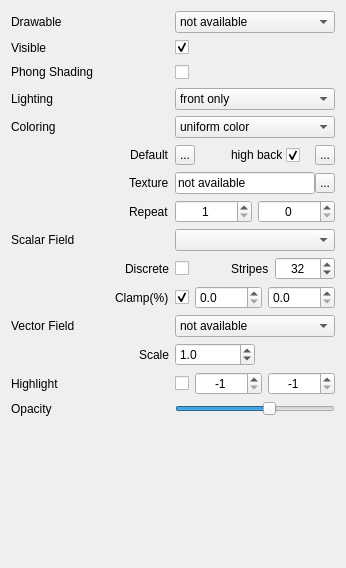
<?xml version="1.0" encoding="UTF-8"?>
<ui version="4.0">
 <class>WidgetTrianglesDrawable</class>
 <widget class="QWidget" name="WidgetTrianglesDrawable">
  <property name="geometry">
   <rect>
    <x>0</x>
    <y>0</y>
    <width>346</width>
    <height>568</height>
   </rect>
  </property>
  <property name="sizePolicy">
   <sizepolicy hsizetype="Preferred" vsizetype="Minimum">
    <horstretch>0</horstretch>
    <verstretch>0</verstretch>
   </sizepolicy>
  </property>
  <property name="minimumSize">
   <size>
    <width>50</width>
    <height>0</height>
   </size>
  </property>
  <property name="windowTitle">
   <string>Surface mesh renderer</string>
  </property>
  <property name="locale">
   <locale language="English" country="UnitedStates"/>
  </property>
  <layout class="QVBoxLayout" name="verticalLayout">
   <item>
    <layout class="QGridLayout" name="gridLayout">
     <item row="0" column="0">
      <widget class="QLabel" name="labelDrawableName">
       <property name="maximumSize">
        <size>
         <width>16777215</width>
         <height>20</height>
        </size>
       </property>
       <property name="text">
        <string>Drawable</string>
       </property>
      </widget>
     </item>
     <item row="0" column="1">
      <widget class="QComboBox" name="comboBoxDrawables">
       <property name="toolTip">
        <string>Select the drawable to be visualized</string>
       </property>
       <item>
        <property name="text">
         <string>not available</string>
        </property>
       </item>
      </widget>
     </item>
     <item row="1" column="0">
      <widget class="QLabel" name="labelVisible">
       <property name="maximumSize">
        <size>
         <width>16777215</width>
         <height>20</height>
        </size>
       </property>
       <property name="text">
        <string>Visible</string>
       </property>
      </widget>
     </item>
     <item row="1" column="1">
      <layout class="QHBoxLayout" name="horizontalLayoutVisible">
       <property name="spacing">
        <number>-1</number>
       </property>
       <item>
        <widget class="QCheckBox" name="checkBoxVisible">
         <property name="toolTip">
          <string>Show/Hide this drawable</string>
         </property>
         <property name="text">
          <string/>
         </property>
         <property name="checked">
          <bool>true</bool>
         </property>
        </widget>
       </item>
       <item>
        <spacer name="spacerVisible">
         <property name="orientation">
          <enum>Qt::Horizontal</enum>
         </property>
         <property name="sizeHint" stdset="0">
          <size>
           <width>128</width>
           <height>17</height>
          </size>
         </property>
        </spacer>
       </item>
      </layout>
     </item>
     <item row="2" column="0">
      <widget class="QLabel" name="labelPhongShading">
       <property name="text">
        <string>Phong Shading</string>
       </property>
      </widget>
     </item>
     <item row="2" column="1">
      <layout class="QHBoxLayout" name="horizontalLayoutPhone">
       <property name="spacing">
        <number>-1</number>
       </property>
       <item>
        <widget class="QCheckBox" name="checkBoxPhongShading">
         <property name="minimumSize">
          <size>
           <width>0</width>
           <height>20</height>
          </size>
         </property>
         <property name="toolTip">
          <string>Enable/Disable Phong shading</string>
         </property>
         <property name="text">
          <string/>
         </property>
        </widget>
       </item>
       <item>
        <spacer name="spacerPhong">
         <property name="orientation">
          <enum>Qt::Horizontal</enum>
         </property>
         <property name="sizeHint" stdset="0">
          <size>
           <width>128</width>
           <height>17</height>
          </size>
         </property>
        </spacer>
       </item>
      </layout>
     </item>
     <item row="3" column="0">
      <widget class="QLabel" name="labelLighting">
       <property name="maximumSize">
        <size>
         <width>16777215</width>
         <height>20</height>
        </size>
       </property>
       <property name="text">
        <string>Lighting</string>
       </property>
      </widget>
     </item>
     <item row="3" column="1">
      <widget class="QComboBox" name="comboBoxLightingOptions">
       <property name="toolTip">
        <string>Select how lighting is implemented</string>
       </property>
       <item>
        <property name="text">
         <string>front only</string>
        </property>
       </item>
       <item>
        <property name="text">
         <string>front and back</string>
        </property>
       </item>
       <item>
        <property name="text">
         <string>disabled</string>
        </property>
       </item>
      </widget>
     </item>
     <item row="4" column="0">
      <widget class="QLabel" name="labelColorScheme">
       <property name="text">
        <string>Coloring</string>
       </property>
      </widget>
     </item>
     <item row="4" column="1">
      <widget class="QComboBox" name="comboBoxColorScheme">
       <property name="toolTip">
        <string>Select how color is assigned to each face</string>
       </property>
       <item>
        <property name="text">
         <string>uniform color</string>
        </property>
       </item>
       <item>
        <property name="text">
         <string>use color property</string>
        </property>
       </item>
      </widget>
     </item>
     <item row="5" column="0">
      <layout class="QHBoxLayout" name="horizontalLayoutLabelDefaultColor">
       <item>
        <spacer name="horizontalSpaceLabelDefaultColor">
         <property name="orientation">
          <enum>Qt::Horizontal</enum>
         </property>
         <property name="sizeHint" stdset="0">
          <size>
           <width>13</width>
           <height>19</height>
          </size>
         </property>
        </spacer>
       </item>
       <item alignment="Qt::AlignRight">
        <widget class="QLabel" name="labelDefaultColor">
         <property name="text">
          <string>Default</string>
         </property>
        </widget>
       </item>
      </layout>
     </item>
     <item row="5" column="1">
      <layout class="QHBoxLayout" name="horizontalLayoutDefaultColor">
       <property name="spacing">
        <number>0</number>
       </property>
       <item>
        <widget class="QToolButton" name="toolButtonDefaultColor">
         <property name="minimumSize">
          <size>
           <width>20</width>
           <height>20</height>
          </size>
         </property>
         <property name="maximumSize">
          <size>
           <width>20</width>
           <height>20</height>
          </size>
         </property>
         <property name="toolTip">
          <string>Click to set a uniform color for this drawable</string>
         </property>
         <property name="text">
          <string>...</string>
         </property>
         <property name="icon">
          <iconset>
           <normaloff>../Resources/icons/transparency.png</normaloff>../Resources/icons/transparency.png</iconset>
         </property>
         <property name="iconSize">
          <size>
           <width>20</width>
           <height>20</height>
          </size>
         </property>
        </widget>
       </item>
       <item>
        <spacer name="spacer">
         <property name="orientation">
          <enum>Qt::Horizontal</enum>
         </property>
         <property name="sizeType">
          <enum>QSizePolicy::MinimumExpanding</enum>
         </property>
         <property name="sizeHint" stdset="0">
          <size>
           <width>0</width>
           <height>0</height>
          </size>
         </property>
        </spacer>
       </item>
       <item>
        <widget class="QLabel" name="labelBackColor">
         <property name="sizePolicy">
          <sizepolicy hsizetype="Preferred" vsizetype="Preferred">
           <horstretch>0</horstretch>
           <verstretch>0</verstretch>
          </sizepolicy>
         </property>
         <property name="minimumSize">
          <size>
           <width>30</width>
           <height>22</height>
          </size>
         </property>
         <property name="text">
          <string>high back </string>
         </property>
        </widget>
       </item>
       <item>
        <widget class="QCheckBox" name="checkBoxBackColor">
         <property name="minimumSize">
          <size>
           <width>0</width>
           <height>20</height>
          </size>
         </property>
         <property name="toolTip">
          <string>Enable/Disable distinct coloring for the back side of this drawable</string>
         </property>
         <property name="text">
          <string/>
         </property>
         <property name="checked">
          <bool>true</bool>
         </property>
        </widget>
       </item>
       <item>
        <spacer name="spacerBackColor">
         <property name="orientation">
          <enum>Qt::Horizontal</enum>
         </property>
         <property name="sizeType">
          <enum>QSizePolicy::Preferred</enum>
         </property>
         <property name="sizeHint" stdset="0">
          <size>
           <width>15</width>
           <height>0</height>
          </size>
         </property>
        </spacer>
       </item>
       <item>
        <widget class="QToolButton" name="toolButtonBackColor">
         <property name="minimumSize">
          <size>
           <width>20</width>
           <height>20</height>
          </size>
         </property>
         <property name="maximumSize">
          <size>
           <width>20</width>
           <height>20</height>
          </size>
         </property>
         <property name="toolTip">
          <string>Click to set the backside color for this drawable</string>
         </property>
         <property name="text">
          <string>...</string>
         </property>
         <property name="icon">
          <iconset>
           <normaloff>../Resources/icons/transparency.png</normaloff>../Resources/icons/transparency.png</iconset>
         </property>
         <property name="iconSize">
          <size>
           <width>20</width>
           <height>20</height>
          </size>
         </property>
        </widget>
       </item>
      </layout>
     </item>
     <item row="6" column="0">
      <layout class="QHBoxLayout" name="horizontalLayout">
       <item>
        <spacer name="horizontalSpacerTexture">
         <property name="orientation">
          <enum>Qt::Horizontal</enum>
         </property>
         <property name="sizeHint" stdset="0">
          <size>
           <width>15</width>
           <height>22</height>
          </size>
         </property>
        </spacer>
       </item>
       <item alignment="Qt::AlignRight">
        <widget class="QLabel" name="labelTexture">
         <property name="sizePolicy">
          <sizepolicy hsizetype="Preferred" vsizetype="Preferred">
           <horstretch>0</horstretch>
           <verstretch>0</verstretch>
          </sizepolicy>
         </property>
         <property name="minimumSize">
          <size>
           <width>30</width>
           <height>22</height>
          </size>
         </property>
         <property name="text">
          <string>Texture</string>
         </property>
        </widget>
       </item>
      </layout>
     </item>
     <item row="6" column="1">
      <layout class="QHBoxLayout" name="horizontalLayoutTexture">
       <property name="spacing">
        <number>0</number>
       </property>
       <item>
        <widget class="QLineEdit" name="lineEditTextureFile">
         <property name="sizePolicy">
          <sizepolicy hsizetype="Expanding" vsizetype="Preferred">
           <horstretch>0</horstretch>
           <verstretch>0</verstretch>
          </sizepolicy>
         </property>
         <property name="minimumSize">
          <size>
           <width>50</width>
           <height>0</height>
          </size>
         </property>
         <property name="toolTip">
          <string>The image file of the texture</string>
         </property>
         <property name="text">
          <string>not available</string>
         </property>
         <property name="alignment">
          <set>Qt::AlignLeading|Qt::AlignLeft|Qt::AlignVCenter</set>
         </property>
         <property name="readOnly">
          <bool>true</bool>
         </property>
        </widget>
       </item>
       <item>
        <widget class="QToolButton" name="toolButtonTextureFile">
         <property name="minimumSize">
          <size>
           <width>20</width>
           <height>20</height>
          </size>
         </property>
         <property name="maximumSize">
          <size>
           <width>20</width>
           <height>20</height>
          </size>
         </property>
         <property name="toolTip">
          <string>Click to choose a texture image</string>
         </property>
         <property name="text">
          <string>...</string>
         </property>
         <property name="iconSize">
          <size>
           <width>20</width>
           <height>20</height>
          </size>
         </property>
        </widget>
       </item>
      </layout>
     </item>
     <item row="7" column="0">
      <layout class="QHBoxLayout" name="horizontalLayoutLayoutTextureRepeat">
       <item>
        <spacer name="horizontalSpacerTextureRepeat">
         <property name="orientation">
          <enum>Qt::Horizontal</enum>
         </property>
         <property name="sizeHint" stdset="0">
          <size>
           <width>15</width>
           <height>22</height>
          </size>
         </property>
        </spacer>
       </item>
       <item alignment="Qt::AlignRight">
        <widget class="QLabel" name="labelTextureRepeat">
         <property name="sizePolicy">
          <sizepolicy hsizetype="Preferred" vsizetype="Preferred">
           <horstretch>0</horstretch>
           <verstretch>0</verstretch>
          </sizepolicy>
         </property>
         <property name="minimumSize">
          <size>
           <width>30</width>
           <height>22</height>
          </size>
         </property>
         <property name="text">
          <string>Repeat</string>
         </property>
        </widget>
       </item>
      </layout>
     </item>
     <item row="7" column="1">
      <layout class="QHBoxLayout" name="horizontalLayoutTextureRepeat">
       <item>
        <widget class="QSpinBox" name="spinBoxTextureRepeat">
         <property name="sizePolicy">
          <sizepolicy hsizetype="Expanding" vsizetype="Preferred">
           <horstretch>0</horstretch>
           <verstretch>0</verstretch>
          </sizepolicy>
         </property>
         <property name="minimumSize">
          <size>
           <width>60</width>
           <height>0</height>
          </size>
         </property>
         <property name="toolTip">
          <string>How many times this texture is repeated?</string>
         </property>
         <property name="alignment">
          <set>Qt::AlignCenter</set>
         </property>
         <property name="readOnly">
          <bool>false</bool>
         </property>
         <property name="minimum">
          <number>1</number>
         </property>
         <property name="maximum">
          <number>99</number>
         </property>
         <property name="value">
          <number>1</number>
         </property>
        </widget>
       </item>
       <item>
        <widget class="QSpinBox" name="spinBoxTextureFractionalRepeat">
         <property name="sizePolicy">
          <sizepolicy hsizetype="Expanding" vsizetype="Preferred">
           <horstretch>0</horstretch>
           <verstretch>0</verstretch>
          </sizepolicy>
         </property>
         <property name="minimumSize">
          <size>
           <width>60</width>
           <height>0</height>
          </size>
         </property>
         <property name="toolTip">
          <string>Fractional repeat (100 fractional repeat is equivalent to 1 repeat)</string>
         </property>
         <property name="alignment">
          <set>Qt::AlignCenter</set>
         </property>
         <property name="maximum">
          <number>100</number>
         </property>
        </widget>
       </item>
      </layout>
     </item>
     <item row="8" column="0">
      <widget class="QLabel" name="labelScalarFieldStyle">
       <property name="sizePolicy">
        <sizepolicy hsizetype="Preferred" vsizetype="Preferred">
         <horstretch>0</horstretch>
         <verstretch>0</verstretch>
        </sizepolicy>
       </property>
       <property name="text">
        <string>Scalar Field</string>
       </property>
      </widget>
     </item>
     <item row="8" column="1">
      <widget class="QComboBox" name="comboBoxScalarFieldStyle">
       <property name="sizePolicy">
        <sizepolicy hsizetype="Expanding" vsizetype="Preferred">
         <horstretch>0</horstretch>
         <verstretch>0</verstretch>
        </sizepolicy>
       </property>
       <property name="minimumSize">
        <size>
         <width>20</width>
         <height>22</height>
        </size>
       </property>
      </widget>
     </item>
     <item row="9" column="0">
      <layout class="QHBoxLayout" name="horizontalLayoutLabelClamp_2">
       <item>
        <spacer name="horizontalSpacerLabelClamp_2">
         <property name="orientation">
          <enum>Qt::Horizontal</enum>
         </property>
         <property name="sizeHint" stdset="0">
          <size>
           <width>12</width>
           <height>19</height>
          </size>
         </property>
        </spacer>
       </item>
       <item>
        <widget class="QLabel" name="labelScalarFieldDiscrete">
         <property name="sizePolicy">
          <sizepolicy hsizetype="Preferred" vsizetype="Preferred">
           <horstretch>0</horstretch>
           <verstretch>0</verstretch>
          </sizepolicy>
         </property>
         <property name="text">
          <string>Discrete</string>
         </property>
        </widget>
       </item>
      </layout>
     </item>
     <item row="9" column="1">
      <layout class="QHBoxLayout" name="horizontalLayout_2">
       <item>
        <widget class="QCheckBox" name="checkBoxScalarFieldDiscrete">
         <property name="text">
          <string/>
         </property>
        </widget>
       </item>
       <item>
        <spacer name="horizontalSpacer">
         <property name="orientation">
          <enum>Qt::Horizontal</enum>
         </property>
         <property name="sizeType">
          <enum>QSizePolicy::MinimumExpanding</enum>
         </property>
         <property name="sizeHint" stdset="0">
          <size>
           <width>10</width>
           <height>20</height>
          </size>
         </property>
        </spacer>
       </item>
       <item>
        <widget class="QLabel" name="labelScalarFieldStripes">
         <property name="sizePolicy">
          <sizepolicy hsizetype="Preferred" vsizetype="Preferred">
           <horstretch>0</horstretch>
           <verstretch>0</verstretch>
          </sizepolicy>
         </property>
         <property name="text">
          <string>Stripes</string>
         </property>
        </widget>
       </item>
       <item>
        <widget class="QSpinBox" name="spinBoxScalarFieldNumStrips">
         <property name="sizePolicy">
          <sizepolicy hsizetype="Expanding" vsizetype="Preferred">
           <horstretch>0</horstretch>
           <verstretch>0</verstretch>
          </sizepolicy>
         </property>
         <property name="minimumSize">
          <size>
           <width>60</width>
           <height>0</height>
          </size>
         </property>
         <property name="toolTip">
          <string>The number of discrete colors.</string>
         </property>
         <property name="alignment">
          <set>Qt::AlignCenter</set>
         </property>
         <property name="minimum">
          <number>4</number>
         </property>
         <property name="maximum">
          <number>128</number>
         </property>
         <property name="singleStep">
          <number>4</number>
         </property>
         <property name="value">
          <number>32</number>
         </property>
        </widget>
       </item>
      </layout>
     </item>
     <item row="10" column="0">
      <layout class="QHBoxLayout" name="horizontalLayoutLabelClamp">
       <item>
        <spacer name="horizontalSpacerLabelClamp">
         <property name="orientation">
          <enum>Qt::Horizontal</enum>
         </property>
         <property name="sizeHint" stdset="0">
          <size>
           <width>12</width>
           <height>19</height>
          </size>
         </property>
        </spacer>
       </item>
       <item>
        <widget class="QLabel" name="labelScalarFieldClamp">
         <property name="sizePolicy">
          <sizepolicy hsizetype="Preferred" vsizetype="Preferred">
           <horstretch>0</horstretch>
           <verstretch>0</verstretch>
          </sizepolicy>
         </property>
         <property name="text">
          <string>Clamp(%)</string>
         </property>
        </widget>
       </item>
      </layout>
     </item>
     <item row="10" column="1">
      <layout class="QHBoxLayout" name="horizontalLayout_4">
       <item>
        <widget class="QCheckBox" name="checkBoxScalarFieldClamp">
         <property name="toolTip">
          <string>Check to clamp the specified percent of lower and upper values.</string>
         </property>
         <property name="text">
          <string/>
         </property>
         <property name="checked">
          <bool>true</bool>
         </property>
        </widget>
       </item>
       <item>
        <widget class="QDoubleSpinBox" name="doubleSpinBoxScalarFieldClampLower">
         <property name="sizePolicy">
          <sizepolicy hsizetype="Expanding" vsizetype="Preferred">
           <horstretch>0</horstretch>
           <verstretch>0</verstretch>
          </sizepolicy>
         </property>
         <property name="minimumSize">
          <size>
           <width>60</width>
           <height>0</height>
          </size>
         </property>
         <property name="decimals">
          <number>1</number>
         </property>
        </widget>
       </item>
       <item>
        <widget class="QDoubleSpinBox" name="doubleSpinBoxScalarFieldClampUpper">
         <property name="sizePolicy">
          <sizepolicy hsizetype="Expanding" vsizetype="Preferred">
           <horstretch>0</horstretch>
           <verstretch>0</verstretch>
          </sizepolicy>
         </property>
         <property name="minimumSize">
          <size>
           <width>60</width>
           <height>0</height>
          </size>
         </property>
         <property name="decimals">
          <number>1</number>
         </property>
        </widget>
       </item>
      </layout>
     </item>
     <item row="11" column="0">
      <widget class="QLabel" name="labelVectorField">
       <property name="sizePolicy">
        <sizepolicy hsizetype="Preferred" vsizetype="Preferred">
         <horstretch>0</horstretch>
         <verstretch>0</verstretch>
        </sizepolicy>
       </property>
       <property name="minimumSize">
        <size>
         <width>75</width>
         <height>22</height>
        </size>
       </property>
       <property name="text">
        <string>Vector Field</string>
       </property>
      </widget>
     </item>
     <item row="11" column="1">
      <widget class="QComboBox" name="comboBoxVectorField">
       <property name="toolTip">
        <string>Select the drawable to be visualized</string>
       </property>
       <item>
        <property name="text">
         <string>not available</string>
        </property>
       </item>
      </widget>
     </item>
     <item row="12" column="0">
      <layout class="QHBoxLayout" name="horizontalLayoutScale">
       <item>
        <spacer name="horizontalSpacerVectorFieldLabelScale">
         <property name="orientation">
          <enum>Qt::Horizontal</enum>
         </property>
         <property name="sizeHint" stdset="0">
          <size>
           <width>13</width>
           <height>19</height>
          </size>
         </property>
        </spacer>
       </item>
       <item alignment="Qt::AlignRight">
        <widget class="QLabel" name="labelVectorFieldScale">
         <property name="text">
          <string>Scale</string>
         </property>
        </widget>
       </item>
      </layout>
     </item>
     <item row="12" column="1">
      <layout class="QHBoxLayout" name="horizontalLayoutVectorFieldLength">
       <property name="spacing">
        <number>0</number>
       </property>
       <item>
        <widget class="QDoubleSpinBox" name="doubleSpinBoxVectorFieldScale">
         <property name="sizePolicy">
          <sizepolicy hsizetype="Expanding" vsizetype="Preferred">
           <horstretch>0</horstretch>
           <verstretch>0</verstretch>
          </sizepolicy>
         </property>
         <property name="minimumSize">
          <size>
           <width>60</width>
           <height>0</height>
          </size>
         </property>
         <property name="toolTip">
          <string>Adjust the length of the vectors.
The scale is relative to the average edge lenght of the model.</string>
         </property>
         <property name="decimals">
          <number>1</number>
         </property>
         <property name="minimum">
          <double>0.100000000000000</double>
         </property>
         <property name="maximum">
          <double>50.000000000000000</double>
         </property>
         <property name="singleStep">
          <double>0.100000000000000</double>
         </property>
         <property name="value">
          <double>1.000000000000000</double>
         </property>
        </widget>
       </item>
       <item>
        <spacer name="spacerVectorFieldLength">
         <property name="orientation">
          <enum>Qt::Horizontal</enum>
         </property>
         <property name="sizeType">
          <enum>QSizePolicy::Expanding</enum>
         </property>
         <property name="sizeHint" stdset="0">
          <size>
           <width>13</width>
           <height>13</height>
          </size>
         </property>
        </spacer>
       </item>
      </layout>
     </item>
     <item row="13" column="0">
      <widget class="QLabel" name="labelHighlight">
       <property name="text">
        <string>Highlight</string>
       </property>
      </widget>
     </item>
     <item row="13" column="1">
      <layout class="QHBoxLayout" name="horizontalLayout_3">
       <item>
        <widget class="QCheckBox" name="checkBoxHighlight">
         <property name="text">
          <string/>
         </property>
        </widget>
       </item>
       <item>
        <widget class="QSpinBox" name="spinBoxHighlightMin">
         <property name="sizePolicy">
          <sizepolicy hsizetype="Expanding" vsizetype="Preferred">
           <horstretch>0</horstretch>
           <verstretch>0</verstretch>
          </sizepolicy>
         </property>
         <property name="minimumSize">
          <size>
           <width>60</width>
           <height>0</height>
          </size>
         </property>
         <property name="toolTip">
          <string>The lower bound of the triange range to be highlighted.</string>
         </property>
         <property name="alignment">
          <set>Qt::AlignCenter</set>
         </property>
         <property name="minimum">
          <number>-1</number>
         </property>
         <property name="maximum">
          <number>999999999</number>
         </property>
         <property name="value">
          <number>-1</number>
         </property>
        </widget>
       </item>
       <item>
        <widget class="QSpinBox" name="spinBoxHighlightMax">
         <property name="sizePolicy">
          <sizepolicy hsizetype="Expanding" vsizetype="Preferred">
           <horstretch>0</horstretch>
           <verstretch>0</verstretch>
          </sizepolicy>
         </property>
         <property name="minimumSize">
          <size>
           <width>60</width>
           <height>0</height>
          </size>
         </property>
         <property name="toolTip">
          <string>The upper bound of the triange range to be highlighted.</string>
         </property>
         <property name="alignment">
          <set>Qt::AlignCenter</set>
         </property>
         <property name="minimum">
          <number>-1</number>
         </property>
         <property name="maximum">
          <number>999999999</number>
         </property>
         <property name="value">
          <number>-1</number>
         </property>
        </widget>
       </item>
      </layout>
     </item>
     <item row="14" column="0">
      <widget class="QLabel" name="labelOpacity">
       <property name="text">
        <string>Opacity</string>
       </property>
      </widget>
     </item>
     <item row="14" column="1">
      <widget class="QSlider" name="horizontalSliderOpacity">
       <property name="toolTip">
        <string>The opacity of the surface</string>
       </property>
       <property name="maximum">
        <number>100</number>
       </property>
       <property name="value">
        <number>60</number>
       </property>
       <property name="orientation">
        <enum>Qt::Horizontal</enum>
       </property>
      </widget>
     </item>
    </layout>
   </item>
   <item>
    <spacer name="verticalSpacer">
     <property name="orientation">
      <enum>Qt::Vertical</enum>
     </property>
     <property name="sizeType">
      <enum>QSizePolicy::Expanding</enum>
     </property>
     <property name="sizeHint" stdset="0">
      <size>
       <width>20</width>
       <height>5</height>
      </size>
     </property>
    </spacer>
   </item>
  </layout>
 </widget>
 <tabstops>
  <tabstop>comboBoxDrawables</tabstop>
  <tabstop>checkBoxVisible</tabstop>
  <tabstop>checkBoxPhongShading</tabstop>
  <tabstop>comboBoxLightingOptions</tabstop>
  <tabstop>comboBoxColorScheme</tabstop>
  <tabstop>toolButtonDefaultColor</tabstop>
  <tabstop>checkBoxBackColor</tabstop>
  <tabstop>toolButtonBackColor</tabstop>
  <tabstop>lineEditTextureFile</tabstop>
  <tabstop>toolButtonTextureFile</tabstop>
  <tabstop>spinBoxTextureRepeat</tabstop>
  <tabstop>spinBoxTextureFractionalRepeat</tabstop>
  <tabstop>comboBoxScalarFieldStyle</tabstop>
  <tabstop>checkBoxScalarFieldDiscrete</tabstop>
  <tabstop>spinBoxScalarFieldNumStrips</tabstop>
  <tabstop>checkBoxScalarFieldClamp</tabstop>
  <tabstop>doubleSpinBoxScalarFieldClampLower</tabstop>
  <tabstop>doubleSpinBoxScalarFieldClampUpper</tabstop>
  <tabstop>comboBoxVectorField</tabstop>
  <tabstop>doubleSpinBoxVectorFieldScale</tabstop>
  <tabstop>checkBoxHighlight</tabstop>
  <tabstop>spinBoxHighlightMin</tabstop>
  <tabstop>spinBoxHighlightMax</tabstop>
  <tabstop>horizontalSliderOpacity</tabstop>
 </tabstops>
 <resources/>
 <connections/>
</ui>
